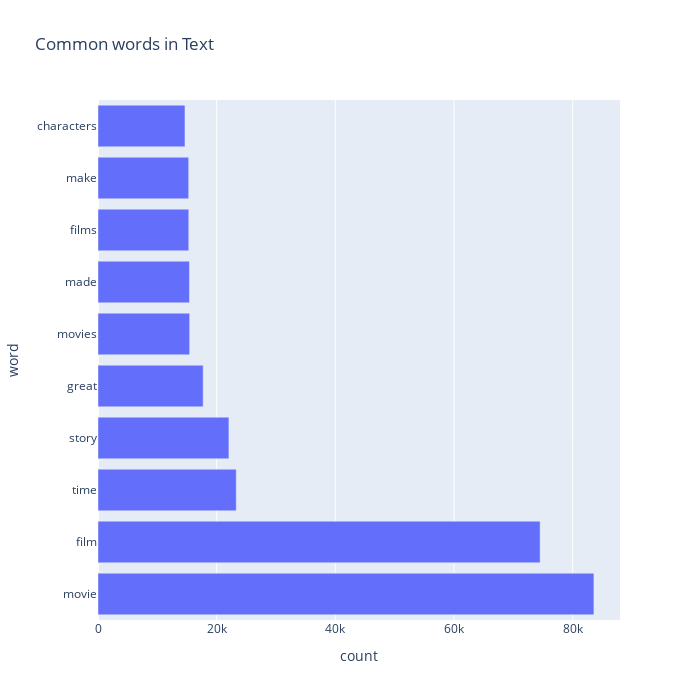

The cell this chart's notebook holds for it:
### Code cell
px.bar(temp, x="count", y="word", title="Common words in Text", orientation='h', width=700, height=700)

### Figure 1 — Plotly figure (JSON) as saved in the notebook; plotly's stock layout.template omitted (floating-point values rounded to 4 significant figures)
{"data": [{"alignmentgroup": "True", "hovertemplate": "count=%{x}<br>word=%{y}<extra></extra>", "legendgroup": "", "marker": {"color": "#636efa", "pattern": {"shape": ""}}, "name": "", "offsetgroup": "", "orientation": "h", "showlegend": false, "textposition": "auto", "type": "bar", "x": [83576, 74511, 23298, 22062, 17723, 15447, 15414, 15294, 15284, 14657], "xaxis": "x", "y": ["movie", "film", "time", "story", "great", "movies", "made", "films", "make", "characters"], "yaxis": "y"}], "layout": {"barmode": "relative", "height": 700, "legend": {"tracegroupgap": 0}, "title": {"text": "Common words in Text"}, "width": 700, "xaxis": {"anchor": "y", "domain": [0, 1], "title": {"text": "count"}}, "yaxis": {"anchor": "x", "domain": [0, 1], "title": {"text": "word"}}}}
